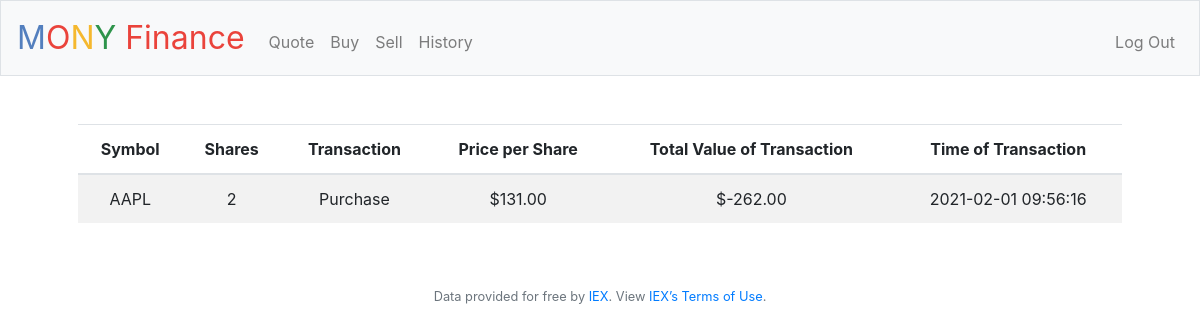
Page /history (signed in) on the earlier database version.
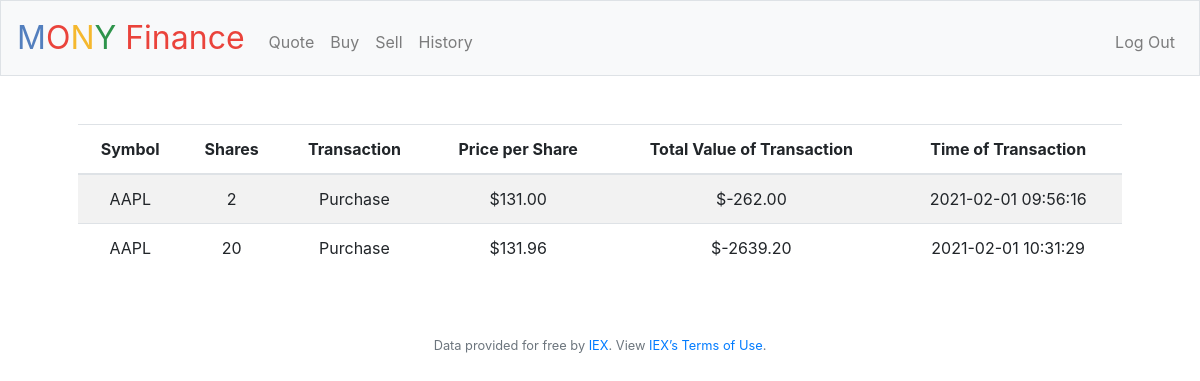
Same page on the later database version.
### tables this page shows
CREATE TABLE 'purchases' ('user_id' integer, 'symbol' text, 'price' real, 'time' text, 'shares' integer,'sold' boolean NOT NULL DEFAULT 'True');

### application.py (the view)
@app.route("/history")
@login_required
def history():
    rows = db.execute("SELECT symbol, price, shares, time, sold FROM purchases WHERE user_id == ?", session["user_id"])
    sold = list()
    return render_template("history.html", rows = rows)

### application.py (called while the page is built)
@app.after_request
def after_request(response):
    response.headers["Cache-Control"] = "no-cache, no-store, must-revalidate"
    response.headers["Expires"] = 0
    response.headers["Pragma"] = "no-cache"
    return response

### helpers.py (called while the page is built)
def login_required(f):
    @wraps(f)
    def decorated_function(*args, **kwargs):
        if session.get("user_id") is None:
            return redirect("/login")
        return f(*args, **kwargs)
    return decorated_function

### templates/history.html (shortened to what this page needs)
{% extends "layout.html" %}
{% block main %}
    <table class="table table-striped">
        <thead>
            <tr>
                <th>Symbol</th>
                <th>Shares</th>
                <th>Transaction</th>
                <th>Price per Share</th>
                <th>Total Value of Transaction</th>
                <th>Time of Transaction</th>
            </tr>
        </thead>
        <tbody>
            {% for row in rows %}
               <tr>
                   <td>{{ row["symbol"] }}</td>
                   <td>{{ row["shares"] }}</td>
                   <td>
                        {% if row["sold"] == 0 %}
                           {{ "Purchase" }}
                        {% endif %}
                   </td>
                   <td>{{ "$%.2f" | format(row["price"]) }}</td>
                   <td>{{ "$%.2f" | format((row["price"] | float) * (0 - row["shares"] | float)) }} </td>
                   <td> {{ row["time"] }}</td>
               </tr>
            {% endfor %}
        </tbody>
    </table>
{% endblock %}

### templates/layout.html (shortened to what this page needs)
<!DOCTYPE html>
<html lang="en">
    <head>
        <link rel="stylesheet" href="https://cdn.jsdelivr.net/npm/bootstrap@4.5.3/dist/css/bootstrap.min.css">
        <link href="/static/styles.css" rel="stylesheet">
    </head>
    <body>
        <nav class="navbar navbar-expand-md navbar-light bg-light border">
            <a class="navbar-brand" href="/"><span class="blue">M</span><span class="red">O</span><span class="yellow">N</span><span class="green">Y</span> <span class="red">Finance</span></a>
            <div class="collapse navbar-collapse" id="navbar">
                {% if session.user_id %}
                    <ul class="navbar-nav mr-auto mt-2">
                        <li class="nav-item"><a class="nav-link" href="/quote">Quote</a></li>
                        <li class="nav-item"><a class="nav-link" href="/buy">Buy</a></li>
                        <li class="nav-item"><a class="nav-link" href="/sell">Sell</a></li>
                        <li class="nav-item"><a class="nav-link" href="/history">History</a></li>
                    </ul>
                    <ul class="navbar-nav ml-auto mt-2">
                        <li class="nav-item"><a class="nav-link" href="/logout">Log Out</a></li>
                    </ul>
                {% else %}
                    <ul class="navbar-nav ml-auto mt-2">
                        <li class="nav-item"><a class="nav-link" href="/register">Register</a></li>
                        <li class="nav-item"><a class="nav-link" href="/login">Log In</a></li>
                    </ul>
                {% endif %}
            </div>
        </nav>
        <main class="container p-5">
            {% block main %}{% endblock %}
        </main>
        <footer class="small text-center text-muted">
            Data provided for free by <a href="https://iextrading.com/developer">IEX</a>. View <a href="https://iextrading.com/api-exhibit-a/">IEX’s Terms of Use</a>.
        </footer>
    </body>
</html>

### static/styles.css (style rules this page uses)
nav .navbar-brand { font-size: xx-large; }
nav .navbar-brand .blue { color: #537fbe; }
nav .navbar-brand .red { color: #ea433b; }
nav .navbar-brand .yellow { color: #f5b82e; }
nav .navbar-brand .green { color: #2e944b; }
main { overflow-x: auto; text-align: center; }

Differences in the rows shown:
added purchases: symbol "AAPL", shares "20", value "Purchase", price "$131.96", (row['price']|float)*(0-row['shares']|float) "$-2639.20", time "2021-02-01 10:31:29"
